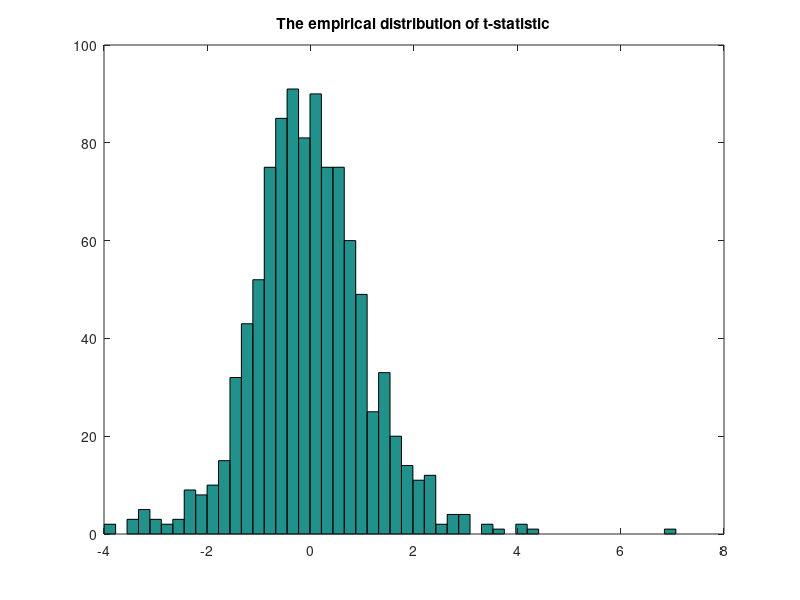

This chart was generated by the following MATLAB code:
% set random seed
rng(10);
% size of sample 1
s1_size = 6;
% size of sample 2
s2_size = 8;
% set the means to g1 and g2
mean_s1 = 1;
mean_s2 = 1.5;
% stochastic error
e1 = 0.25*randn(s1_size, 1);
e2 = 0.25*randn(s2_size, 1);
% generate datasets
sample1 = mean_s1+e1;
sample2 = mean_s2+e2;

% perform two-sample t-test
[hyp,p1,ci,stats] = ttest2(sample1, sample2);
original_tstatistic = stats.tstat;
original_meandiff = mean(sample1)-mean(sample2);

% both groups
bothgroups = [sample1; sample2];
% construct an one-dimensional array D
D=bothgroups';

%% d(i)
total_permutations = 1000;
tstatistic_array_d = zeros(1,total_permutations);
all_permutations = zeros(total_permutations, 6);
for i=1:total_permutations
    % use randperm to generate a random set of permutations of the
    % intergers
    random_permutations = randperm(14);
    all_permutations(i,:) = random_permutations(1:6);
    bothgroups = D(random_permutations);
    group1 = bothgroups(1:6);
    group2 = bothgroups(7:14);
    [hyp,p2,ci,stats] = ttest2(group1, group2);
    tstatistic_array_d(i) = stats.tstat;        
end                                  
figure,
hist(tstatistic_array_d,50);
title('The empirical distribution of t-statistic');
p_value_d = nnz(tstatistic_array_d <=original_tstatistic)/numel(tstatistic_array_d);

%% (diii)
% sort the elements of each row of permutations
sort_permutations = sort(all_permutations(:,1:6),2);
% get the position of elments without repetition 
[~, id1, ~]=unique(sort_permutations, 'rows');

extended_permutations = 1500;
tstatistic_array_diii = zeros(1,total_permutations);
all_permutations_iii= zeros(extended_permutations, 14);
for i = 1:extended_permutations
    % randperm generates random set of integer permutations
    % integers are indices for D
    random_permutations_iii = randperm(14);
    all_permutations_iii(i,:) = random_permutations_iii;
    bothgroups_iii = D(random_permutations_iii);
    group1_iii = bothgroups_iii(1:6);
    group2_iii = bothgroups_iii(7:14);
    [hyp,p3,ci,stats] = ttest2(group1_iii, group2_iii);
    tstatistic_array_diii(i) = stats.tstat;            
end                                  
% sort the elements of each row of permutations
sort_permutations_iii = sort(all_permutations_iii(:,1:6),2);
% get the position of elments without repetition 
[~, id2, ~]=unique(sort_permutations_iii, 'rows');

new_permutations = sort_permutations_iii(id2,:);
new_permutations = new_permutations(1:total_permutations, :);
tstatistic_array_diii = tstatistic_array_diii(id2);
tstatistic_array_diii = tstatistic_array_diii(10:1010);

% p-value without repetition
p_value_diii = nnz(tstatistic_array_diii  <= original_tstatistic)/numel(tstatistic_array_diii);
